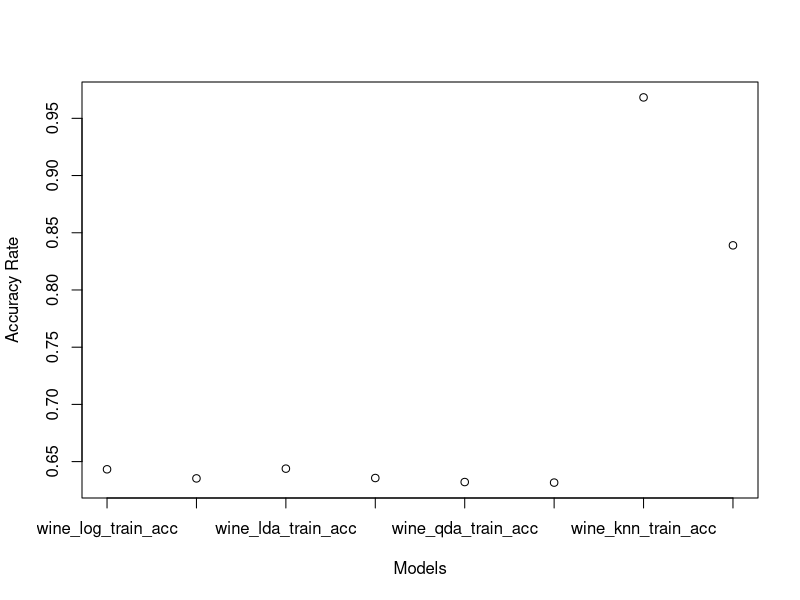
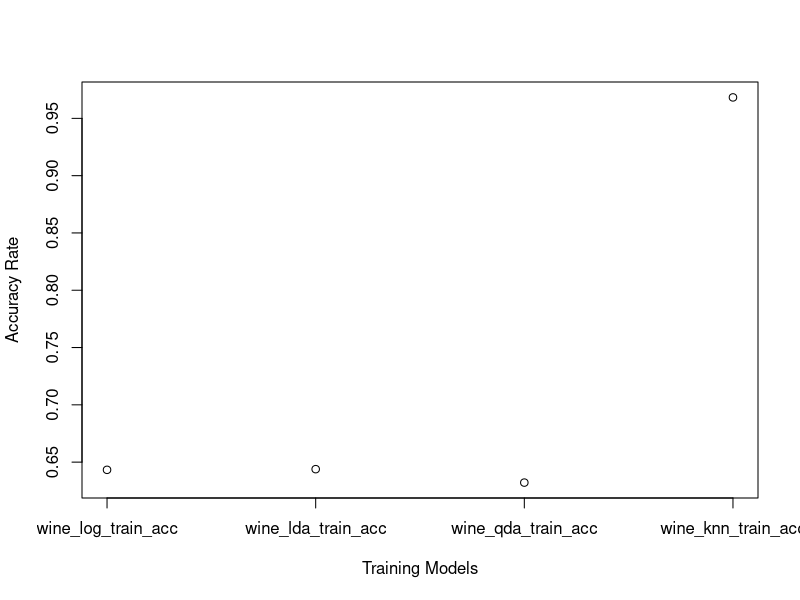
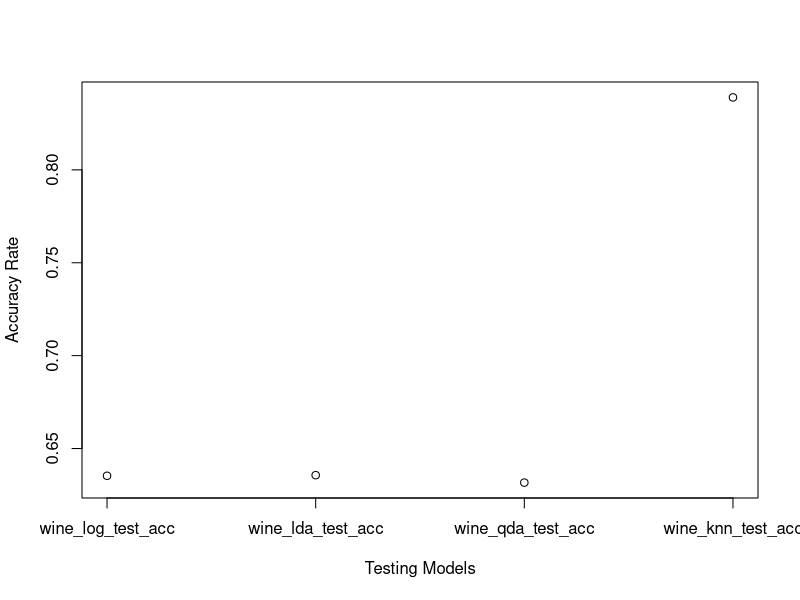
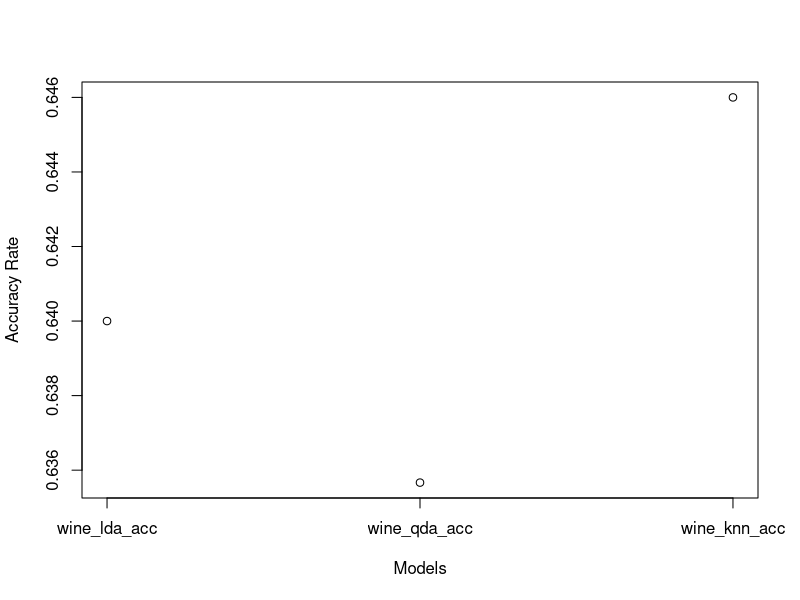
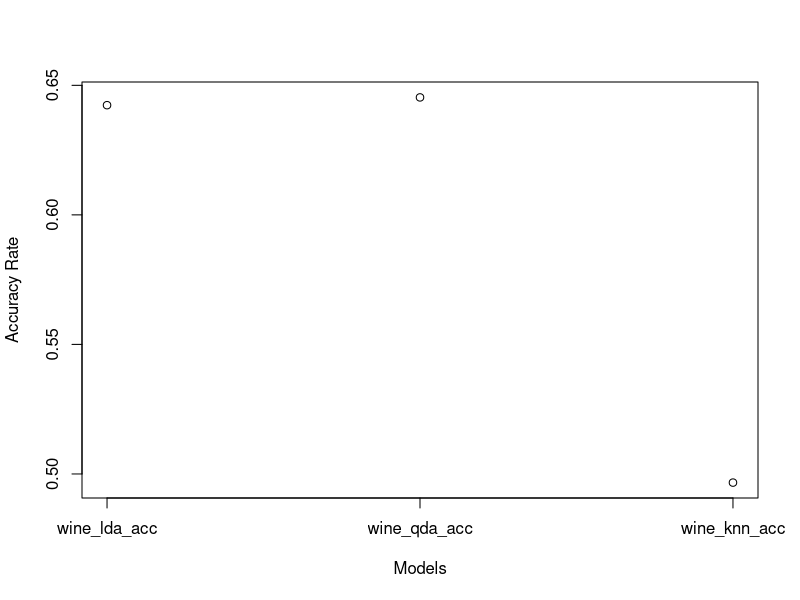
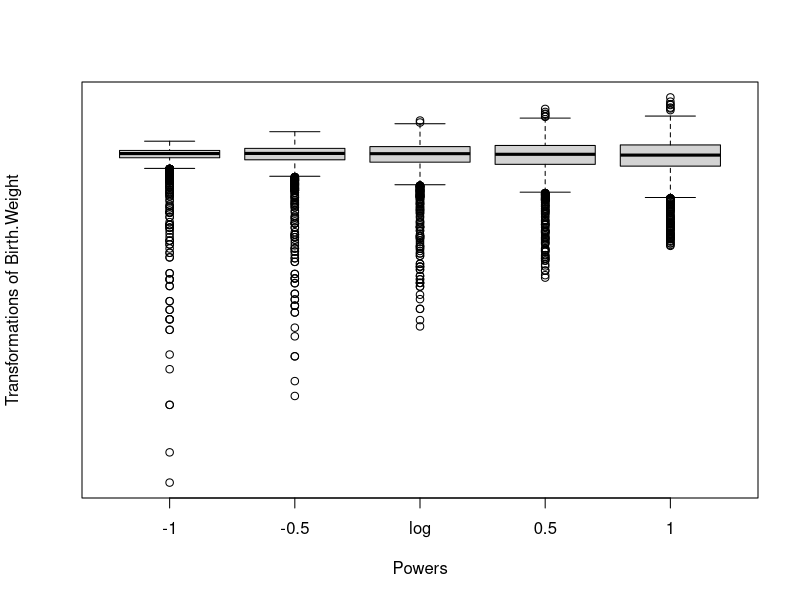
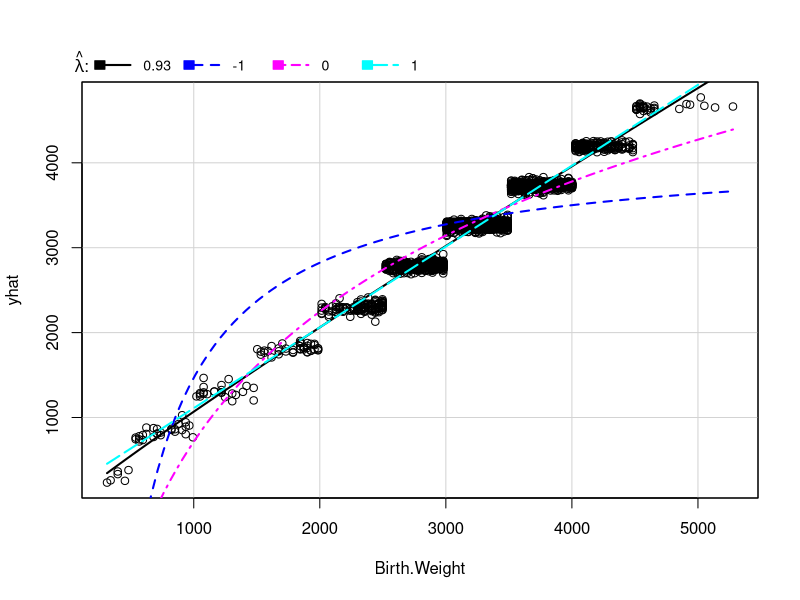

Source code (R) for these figures, in order:
## ---- chunk 1
knitr::opts_chunk$set(echo = TRUE)
## ---- chunk 2
# set birthday seed
set.seed(0213)
# make wine data
wine = read.csv("Wine Fall 2021.csv")
dim(wine)
# make wine.color numbers to ensure compatibility
wine$Wine.Color = replace(wine$Wine.Color, wine$Wine.Color == "W", 0) # white is 0
wine$Wine.Color = replace(wine$Wine.Color, wine$Wine.Color == "R", 1) # red is 1
# split data
library(caTools)
wine_split = sample.split(wine[,14], SplitRatio = 0.70)
wine_train = wine[wine_split == TRUE,]
wine_test = wine[wine_split == FALSE,]
dim(wine_train)
dim(wine_test)
## ---- chunk 3
library(caret)
wine_glm = glm(as.factor(Class) ~ Wine.Color + fixed.acidity + volatile.acidity + citric.acid + residual.sugar + chlorides + free.sulfur.dioxide + total.sulfur.dioxide + density + pH + sulphates + alcohol,
               family = binomial,
               data = wine_train)
## ---- chunk 4
# training conf matrix
wine_glm_pred = predict(wine_glm, newdata = wine_train, type = "response")
wine_glm_vec = rep("Good", 7000)
wine_glm_vec[wine_glm_pred < 0.5] = "Bad"
confusionMatrix(as.factor(wine_glm_vec), as.factor(wine_train[, 14]))
## ---- chunk 5
# testing conf matrix
wine_glm_pred = predict(wine_glm, newdata = wine_test, type = "response")
wine_glm_vec = rep("Good", 3000)
wine_glm_vec[wine_glm_pred < 0.5] = "Bad"
confusionMatrix(as.factor(wine_glm_vec), as.factor(wine_test[, 14]))
## ---- chunk 6
library(MASS)
wine_lda = lda(as.factor(Class) ~ Wine.Color + fixed.acidity + volatile.acidity + citric.acid + residual.sugar + chlorides + free.sulfur.dioxide + total.sulfur.dioxide + density + pH + sulphates + alcohol,
               data = wine_train)
## ---- chunk 7
# training conf matrix
wine_lda_pred = predict(wine_lda, newdata = wine_train)
confusionMatrix(as.factor(wine_lda_pred$class), as.factor(wine_train[, 14]))
## ---- chunk 8
# testing conf matrix
wine_lda_pred = predict(wine_lda, newdata = wine_test)
confusionMatrix(as.factor(wine_lda_pred$class), as.factor(wine_test[, 14]))
## ---- chunk 9
wine_qda = qda(as.factor(Class) ~ Wine.Color + fixed.acidity + volatile.acidity + citric.acid + residual.sugar + chlorides + free.sulfur.dioxide + total.sulfur.dioxide + density + pH + sulphates + alcohol,
               data = wine_train)
## ---- chunk 10
# training conf matrix
wine_qda_pred = predict(wine_qda, newdata = wine_train)
confusionMatrix(as.factor(wine_qda_pred$class), as.factor(wine_train[, 14]))
## ---- chunk 11
# testing conf matrix
wine_qda_pred = predict(wine_qda, newdata = wine_test)
confusionMatrix(as.factor(wine_qda_pred$class), as.factor(wine_test[, 14]))
## ---- chunk 12
library(class)
# recreate x_train but scale everything except non numeric arguments
wine_scaled_train = data.frame(X = wine_train$X, Wine.Color = wine_train$Wine.Color, scale(wine_train[, c(-1, -2, -14)]), Class = wine_train$Class)
wine_scaled_test = data.frame(X = wine_test$X, Wine.Color = wine_test$Wine.Color, scale(wine_test[, c(-1, -2, -14)]), Class = wine_test$Class)
# make knn model
wine_knn_train = knn(wine_scaled_train[, c(-1, -2, -14)], wine_scaled_train[, c(-1, -2, -14)], wine_scaled_train[, 14], k = 25)
wine_knn_test = knn(wine_scaled_train[, c(-1, -2, -14)], wine_scaled_test[, c(-1, -2, -14)], wine_scaled_train[, 14], k = 25)
## ---- chunk 13
# training conf matrix
confusionMatrix(as.factor(wine_knn_train), as.factor(wine_train[, 14]))
## ---- chunk 14
# testing conf matrix
confusionMatrix(as.factor(wine_knn_test), as.factor(wine_test[, 14]))
## ---- chunk 15
wine_log_train_acc = (2372 + 2131)/7000
wine_log_test_acc = (1005 + 901)/3000
wine_lda_train_acc = (2384 + 2123)/7000
wine_lda_test_acc = (1008 + 899)/3000
wine_qda_train_acc = (1859 + 2566)/7000
wine_qda_test_acc = (802 + 1093)/3000
wine_knn_train_acc = (3435 + 3343)/7000
wine_knn_test_acc = (1289 + 1228)/3000

# plot accuracies so it is easier to see
model_num = c(wine_log_train_acc, wine_log_test_acc, wine_lda_train_acc, wine_lda_test_acc, wine_qda_train_acc, wine_qda_test_acc, wine_knn_train_acc, wine_knn_test_acc)

plot(model_num, xlab = "Models", ylab = "Accuracy Rate", xaxt = "n")
axis(1, at = 1:8, labels = c("wine_log_train_acc", "wine_log_test_acc", "wine_lda_train_acc", "wine_lda_test_acc", "wine_qda_train_acc", "wine_qda_test_acc", "wine_knn_train_acc", "wine_knn_test_acc"))
## ---- chunk 16
# plot only training accuracies
model_num = c(wine_log_train_acc, wine_lda_train_acc, wine_qda_train_acc, wine_knn_train_acc)

plot(model_num, xlab = "Training Models", ylab = "Accuracy Rate", xaxt = "n")
axis(1, at = 1:4, labels = c("wine_log_train_acc", "wine_lda_train_acc", "wine_qda_train_acc", "wine_knn_train_acc"))
## ---- chunk 17
# plot only testing accuracies
model_num = c(wine_log_test_acc, wine_lda_test_acc, wine_qda_test_acc, wine_knn_test_acc)

plot(model_num, xlab = "Testing Models", ylab = "Accuracy Rate", xaxt = "n")
axis(1, at = 1:4, labels = c("wine_log_test_acc", "wine_lda_test_acc", "wine_qda_test_acc", "wine_knn_test_acc"))
## ---- chunk 18
# create a smaller wine data set because wine is too large to function with
new_wine = wine[sample(nrow(wine), 3000),]
## ---- chunk 19
# create wine glm model for loocv to work
wine_glm = glm(as.factor(Class) ~ Wine.Color + fixed.acidity + volatile.acidity + citric.acid + residual.sugar + chlorides + free.sulfur.dioxide + total.sulfur.dioxide + density + pH + sulphates + alcohol,
               family = binomial,
               data = new_wine)
library(boot)
wine_cv_glm = cv.glm(new_wine, wine_glm)
wine_cv_glm$delta
## ---- chunk 20
# leave one out cv for LDA
wine_cv_lda = lda(as.factor(Class) ~ Wine.Color + fixed.acidity + volatile.acidity + citric.acid + residual.sugar + chlorides + free.sulfur.dioxide + total.sulfur.dioxide + density + pH + sulphates + alcohol,
               data = new_wine,
               CV = TRUE)
confusionMatrix(as.factor(wine_cv_lda$class), as.factor(new_wine[, 14]))
## ---- chunk 21
wine_cv_qda = qda(as.factor(Class) ~ Wine.Color + fixed.acidity + volatile.acidity + citric.acid + residual.sugar + chlorides + free.sulfur.dioxide + total.sulfur.dioxide + density + pH + sulphates + alcohol,
               data = new_wine,
               CV = TRUE)
confusionMatrix(as.factor(wine_cv_qda$class), as.factor(new_wine[, 14]))
## ---- chunk 22
# scale non-numeric arguments
new_wine_scaled = data.frame(X = new_wine$X, Wine.Color = new_wine$Wine.Color, scale(new_wine[, c(-1, -2, -14)]), Class = new_wine$Class)

# make knn model
wine_knn_cv = knn.cv(train = new_wine_scaled[, c(-1, -2, -14)], cl = new_wine_scaled[, 14], k = 25)

confusionMatrix(as.factor(wine_knn_cv), as.factor(new_wine_scaled[, 14]))
## ---- chunk 23
wine_glm_mse = wine_cv_glm$delta
wine_lda_acc = (956 + 964)/3000
wine_qda_acc = (841 + 1066)/3000
wine_knn_acc = (952 + 986)/3000

# plot accuracies so it is easier to see
model_num = c(wine_lda_acc, wine_qda_acc, wine_knn_acc)
wine_glm_mse
plot(model_num, xlab = "Models", ylab = "Accuracy Rate", xaxt = "n")
axis(1, at = 1:3, labels = c("wine_lda_acc", "wine_qda_acc", "wine_knn_acc"))
## ---- chunk 24
# create wine glm model for cv to work
wine_glm = glm(as.factor(Class) ~ Wine.Color + fixed.acidity + volatile.acidity + citric.acid + residual.sugar + chlorides + free.sulfur.dioxide + total.sulfur.dioxide + density + pH + sulphates + alcohol,
               family = binomial,
               data = new_wine)
library(boot)

wine_cv10_glm = cv.glm(new_wine, wine_glm, K = 10)
wine_cv10_glm$delta
## ---- chunk 25
# function "train" from caret library can do lda and qda with a number of folds
library(caret)
wine_cv10_lda = train(as.factor(Class) ~ Wine.Color + fixed.acidity + volatile.acidity + citric.acid + residual.sugar + chlorides + free.sulfur.dioxide + total.sulfur.dioxide + density + pH + sulphates + alcohol,
                      data = new_wine,
                      method = "lda",
                      trControl = trainControl(method = "cv", number = 10),
                      metric = "Accuracy")
wine_cv10_lda_pred = predict(wine_cv10_lda, new_wine[, c(-1, -14)])
confusionMatrix(as.factor(wine_cv10_lda_pred), as.factor(new_wine[, 14]))
## ---- chunk 26
# train function from library caret can do qda with multiple folds
wine_cv10_qda = train(as.factor(Class) ~ Wine.Color + fixed.acidity + volatile.acidity + citric.acid + residual.sugar + chlorides + free.sulfur.dioxide + total.sulfur.dioxide + density + pH + sulphates + alcohol,
                      data = new_wine,
                      method = "qda",
                      trControl = trainControl(method = "cv", number = 10),
                      metric = "Accuracy")
wine_cv10_qda_pred = predict.train(wine_cv10_qda, new_wine[, c(-1, -14)])
confusionMatrix(as.factor(wine_cv10_qda_pred), as.factor(new_wine[, 14]))
## ---- chunk 27
wine_cv10_knn = train(x = new_wine_scaled[, c(-1, -2, -14)],
                      y = new_wine_scaled[, 14],
                      method = "knn", 
                      tuneGrid = data.frame(k = 25),
                      trControl = trainControl(method = "cv", number = 10),
                      metric = "Accuracy")
wine_cv10_knn_pred = predict(wine_cv10_knn, new_wine[, c(-1, -2, -14)])
confusionMatrix(as.factor(wine_cv10_knn_pred), as.factor(new_wine[, 14]))
## ---- chunk 28
wine_glm_mse = wine_cv10_glm$delta
wine_lda_acc = (960 + 967)/3000
wine_qda_acc = (852 + 1084)/3000
wine_knn_acc = (1306 + 184)/3000

# plot accuracies so it is easier to see
model_num = c(wine_lda_acc, wine_qda_acc, wine_knn_acc)
wine_glm_mse
plot(model_num, xlab = "Models", ylab = "Accuracy Rate", xaxt = "n")
axis(1, at = 1:3, labels = c("wine_lda_acc", "wine_qda_acc", "wine_knn_acc"))
## ---- chunk 29
set.seed(1128)
births = read.csv("births 10000 Ob F2021.csv")
# delete variables that will not help with predicting outcome variables
births = births[, -c(3, 4, 5, 6, 17, 18, 19)]
# omit NAs
births = na.omit(births)
# resize births so the data is more manageable
birthsNew = births[sample(nrow(births), 3000),]
names(birthsNew)[35] = "Birth.Weight"
## ---- chunk 30
library(car)
symbox(~Birth.Weight, data = birthsNew)
inverseResponsePlot(lm(Birth.Weight ~ ., data = birthsNew))
## ---- chunk 31
births_lm = lm(Birth.Weight ~., data = birthsNew)
library(stats)
back_reg = step(births_lm,
                direction = "backward",
                k = 2)
back_reg$terms
## ---- chunk 32
births_lm = lm(Birth.Weight ~., data = birthsNew)
library(stats)
back_reg = step(births_lm,
                direction = "backward",
                k = log(3000))
back_reg$terms
## ---- chunk 33
births_lm = lm(Birth.Weight ~ 1, data = birthsNew)
library(stats)
forwards_reg = step(births_lm,
                scope = list(lower = ~1, upper = ~Institution.type + Plurality.of.birth + Gender + Race.of.child + Race + Age.of.father + Age.of.mother + Education.of.father..years. + Education.of.mother..years. + Total.Preg + BDead + Terms + LOutcome + Weeks + Prenatal + Trimester.Prenatal + Visits + Birth.weight.group + Marital + Birth.Attendant + Numchild + Month.Term + Year.Term + Low.Birth + RaceMom + RaceDad + Mother.Minority + Father.Minority + HispMom + HispDad + AveCigs + Smoker + AveDrink + Wt.Gain),
                direction = "forward",
                data = birthsNew,
                k = 2)
forwards_reg$terms
## ---- chunk 34
births_lm = lm(Birth.Weight ~ 1, data = birthsNew)
library(stats)
forwards_reg = step(births_lm,
                scope = list(lower = ~1, upper = ~Institution.type + Plurality.of.birth + Gender + Race.of.child + Race + Age.of.father + Age.of.mother + Education.of.father..years. + Education.of.mother..years. + Total.Preg + BDead + Terms + LOutcome + Weeks + Prenatal + Trimester.Prenatal + Visits + Birth.weight.group + Marital + Birth.Attendant + Numchild + Month.Term + Year.Term + Low.Birth + RaceMom + RaceDad + Mother.Minority + Father.Minority + HispMom + HispDad + AveCigs + Smoker + AveDrink + Wt.Gain),
                direction = "forward",
                data = birthsNew,
                k = log(3000))
forwards_reg$terms
